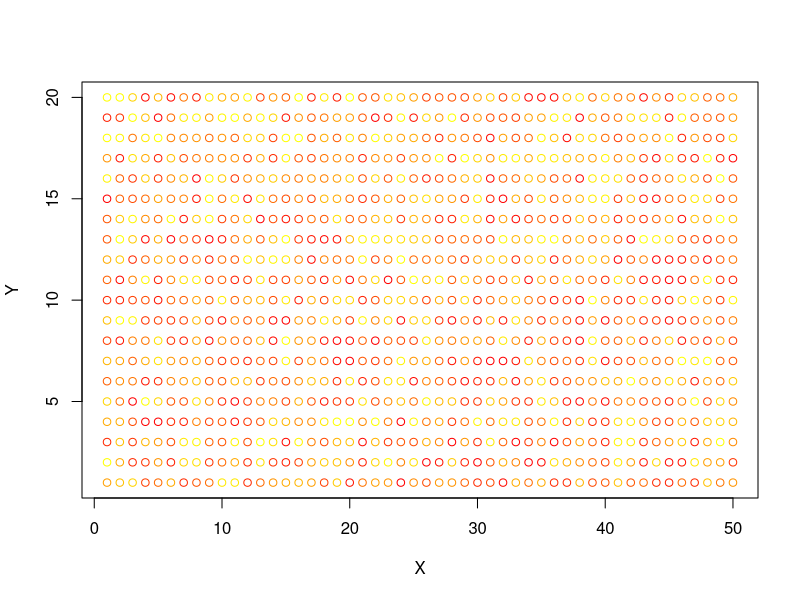
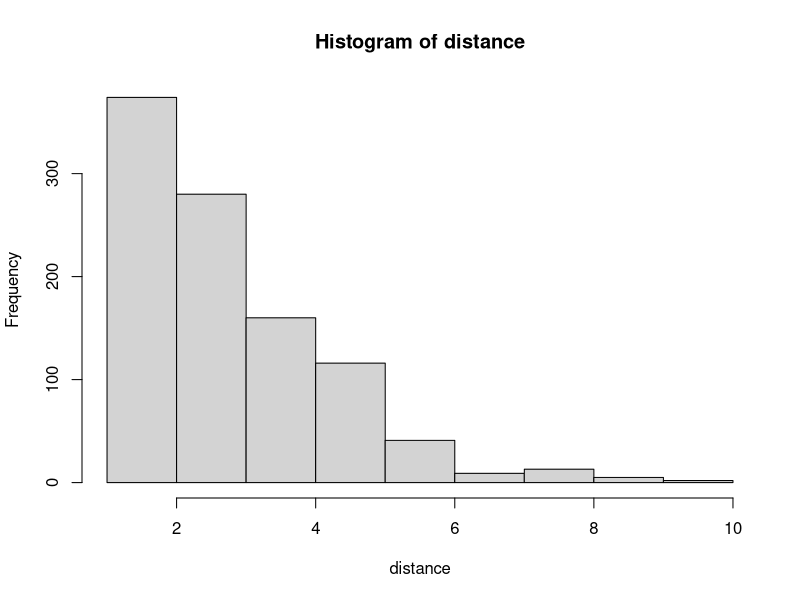

The R source for these figures, in order:
rm(list=ls())

# Points----
num_points <- 40  # number of points for each type
num_type_points <- 25  # number of types of points

x_dim <- 50
y_dim <- 20

xpoints <- integer()
ypoints <- integer()
for (i in 1:x_dim) {
  xpoints <- append(xpoints, rep.int(i, y_dim), after=length(xpoints))
  ypoints <- append(ypoints, 1:y_dim, after=length(ypoints))
}

pal <- colorRampPalette(c("red", "yellow"))
pal <- pal(num_type_points)
rand_colors = sample(pal, x_dim*y_dim, replace=TRUE)

df_points <- data.frame(X = xpoints, Y = ypoints, Color = rand_colors)

plot(df_points$X, df_points$Y, xlim=c(1,x_dim), ylim=c(1,y_dim), col=df_points$Color,
     xlab="X", ylab="Y")

# Nearest Distance then plot distribution----
find_nearest_neighbors <- function(df) {
  colors <- unique(df$Color)
  
  dist <- integer()
  
  for (i in 1:length(colors)) {  # sort by color
    df_color <- df[df$Color == colors[i],]
    
    for (j in 1:nrow(df_color)) {  # going down each point one by one
      x0 <- df_color[j, 1]
      y0 <- df_color[j, 2]
      distances <- integer()
      df_color_rem <- df_color[-j,]

      for (k in 1:nrow(df_color_rem)) {  # finding distance for each point from initial point
        x <- df_color_rem[k, 1]
        y <- df_color_rem[k, 2]
        z = sqrt((x-x0)^2 + (y-y0)^2)
        distances <- append(distances, z)
      }
      min_dist = min(distances)
      dist <- append(dist, min_dist, after=as.numeric(rownames(df_color)[j])-1)
    }
  }
  return(dist)
}

distance <- find_nearest_neighbors(df_points)
hist(distance)
summary(distance)
